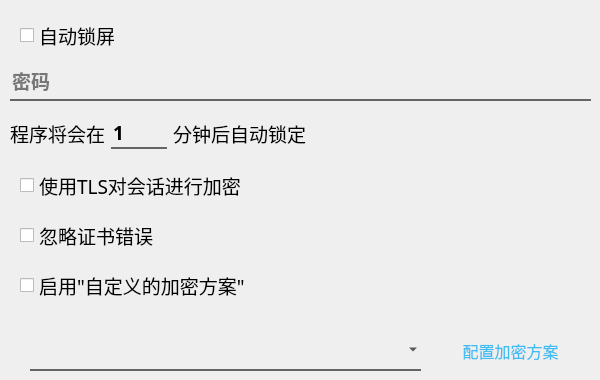
   <widget class="QWidget" name="safe">
    <attribute name="title">
     <string>隐私和安全</string>
    </attribute>
    <widget class="QCheckBox" name="is_lock">
     <property name="geometry">
      <rect>
       <x>20</x>
       <y>20</y>
       <width>271</width>
       <height>31</height>
      </rect>
     </property>
     <property name="font">
      <font>
       <family>Microsoft JhengHei</family>
       <pointsize>14</pointsize>
       <weight>50</weight>
       <bold>false</bold>
      </font>
     </property>
     <property name="text">
      <string>自动锁屏</string>
     </property>
    </widget>
    <widget class="QCheckBox" name="is_tls">
     <property name="geometry">
      <rect>
       <x>20</x>
       <y>170</y>
       <width>551</width>
       <height>31</height>
      </rect>
     </property>
     <property name="font">
      <font>
       <family>Microsoft JhengHei</family>
       <pointsize>14</pointsize>
       <weight>50</weight>
       <bold>false</bold>
      </font>
     </property>
     <property name="text">
      <string>使用TLS对会话进行加密</string>
     </property>
    </widget>
    <widget class="QCheckBox" name="ignore_certificate">
     <property name="geometry">
      <rect>
       <x>20</x>
       <y>220</y>
       <width>551</width>
       <height>31</height>
      </rect>
     </property>
     <property name="font">
      <font>
       <family>Microsoft JhengHei</family>
       <pointsize>14</pointsize>
       <weight>50</weight>
       <bold>false</bold>
      </font>
     </property>
     <property name="text">
      <string>忽略证书错误</string>
     </property>
    </widget>
    <widget class="QWidget" name="lock_widget" native="true">
     <property name="geometry">
      <rect>
       <x>10</x>
       <y>50</y>
       <width>581</width>
       <height>111</height>
      </rect>
     </property>
     <layout class="QGridLayout" name="gridLayout_2">
      <item row="1" column="1">
       <widget class="QSpinBox" name="spinBox">
        <property name="maximumSize">
         <size>
          <width>80</width>
          <height>16777215</height>
         </size>
        </property>
        <property name="font">
         <font>
          <family>Microsoft JhengHei</family>
          <pointsize>14</pointsize>
          <weight>75</weight>
          <bold>true</bold>
         </font>
        </property>
        <property name="styleSheet">
         <string notr="true">QSpinBox{
background-color: rgb(255, 255, 255,0);
	color: rgb(0, 0, 0);
outline: none;
border: none;
border-bottom: 2px solid rgb(100, 100, 100);
selection-background-color: rgb(63, 188, 242);
}
QSpinBox:hover{
border-bottom: 2px solid rgb(20, 20, 20);
}
QSpinBox:focus{
border-bottom: 2px solid rgb(63, 188, 242);
}</string>
        </property>
        <property name="maximum">
         <number>999</number>
        </property>
        <property name="value">
         <number>1</number>
        </property>
       </widget>
      </item>
      <item row="1" column="0">
       <widget class="QLabel" name="label">
        <property name="maximumSize">
         <size>
          <width>120</width>
          <height>16777215</height>
         </size>
        </property>
        <property name="font">
         <font>
          <family>Microsoft JhengHei</family>
          <pointsize>14</pointsize>
         </font>
        </property>
        <property name="text">
         <string>程序将会在</string>
        </property>
       </widget>
      </item>
      <item row="1" column="2">
       <widget class="QLabel" name="label_2">
        <property name="font">
         <font>
          <family>Microsoft JhengHei</family>
          <pointsize>14</pointsize>
         </font>
        </property>
        <property name="text">
         <string>分钟后自动锁定</string>
        </property>
       </widget>
      </item>
      <item row="1" column="3">
       <spacer name="horizontalSpacer">
        <property name="orientation">
         <enum>Qt::Horizontal</enum>
        </property>
        <property name="sizeHint" stdset="0">
         <size>
          <width>40</width>
          <height>20</height>
         </size>
        </property>
       </spacer>
      </item>
      <item row="0" column="0" colspan="4">
       <widget class="QLineEdit" name="password">
        <property name="minimumSize">
         <size>
          <width>0</width>
          <height>40</height>
         </size>
        </property>
        <property name="font">
         <font>
          <family>Microsoft JhengHei</family>
          <pointsize>14</pointsize>
          <weight>75</weight>
          <bold>true</bold>
         </font>
        </property>
        <property name="styleSheet">
         <string notr="true">QLineEdit{
background-color: rgb(255, 255, 255,0);
	color: rgb(0, 0, 0);
outline: none;
border: none;
border-bottom: 2px solid rgb(100, 100, 100);
selection-background-color: rgb(63, 188, 242);
}
QLineEdit:hover{
border-bottom: 2px solid rgb(20, 20, 20);
}
QLineEdit:focus{
border-bottom: 2px solid rgb(63, 188, 242);
}</string>
        </property>
        <property name="text">
         <string/>
        </property>
        <property name="echoMode">
         <enum>QLineEdit::Password</enum>
        </property>
        <property name="placeholderText">
         <string>密码</string>
        </property>
       </widget>
      </item>
     </layout>
    </widget>
    <widget class="QCheckBox" name="encryption_plus">
     <property name="geometry">
      <rect>
       <x>20</x>
       <y>270</y>
       <width>551</width>
       <height>31</height>
      </rect>
     </property>
     <property name="font">
      <font>
       <family>Microsoft JhengHei</family>
       <pointsize>14</pointsize>
       <weight>50</weight>
       <bold>false</bold>
      </font>
     </property>
     <property name="text">
      <string>启用&quot;自定义的加密方案&quot;</string>
     </property>
    </widget>
    <widget class="QPushButton" name="encryption_plus_config">
     <property name="geometry">
      <rect>
       <x>430</x>
       <y>330</y>
       <width>161</width>
       <height>41</height>
      </rect>
     </property>
     <property name="font">
      <font>
       <family>Microsoft YaHei</family>
       <pointsize>12</pointsize>
      </font>
     </property>
     <property name="styleSheet">
      <string notr="true">QPushButton{
background-color: rgba(225, 225, 225, 0);
color: rgb(63, 188, 242);
border:0;
}
QPushButton:hover{
background-color: rgb(225, 225, 225, 100);
}
QPushButton:pressed{
background-color: rgb(225, 225, 225, 200);
}</string>
     </property>
     <property name="text">
      <string>配置加密方案</string>
     </property>
    </widget>
    <widget class="QComboBox" name="style_combo_2">
     <property name="geometry">
      <rect>
       <x>30</x>
       <y>330</y>
       <width>391</width>
       <height>41</height>
      </rect>
     </property>
     <property name="font">
      <font>
       <family>Microsoft JhengHei</family>
       <pointsize>14</pointsize>
      </font>
     </property>
     <property name="styleSheet">
      <string notr="true">QComboBox{
background-color: rgb(255, 255, 255,0);
	color: rgb(0, 0, 0);
outline: none;
border: none;
border-bottom: 2px solid rgb(100, 100, 100);
selection-background-color: rgb(63, 188, 242);
}
QComboBox:hover{
border-bottom: 2px solid rgb(20, 20, 20);
}
QComboBox:focus{
border-bottom: 2px solid rgb(63, 188, 242);
}</string>
     </property>
    </widget>
   </widget>
